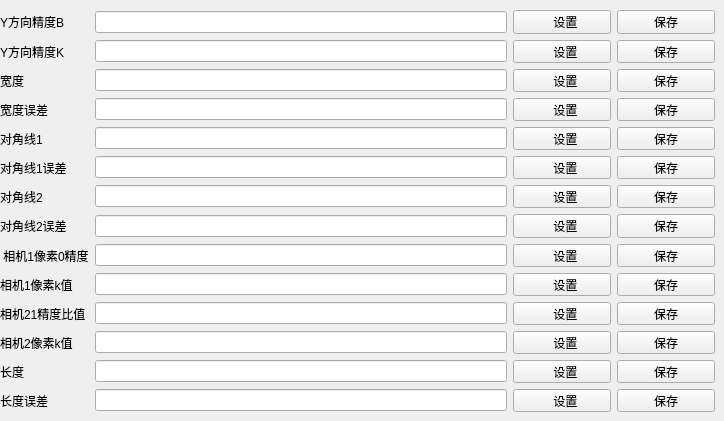
       <widget class="QWidget" name="XYLengthParam">
        <attribute name="title">
         <string notr="true">尺寸测量</string>
        </attribute>
        <widget class="QWidget" name="layoutWidget">
         <property name="geometry">
          <rect>
           <x>0</x>
           <y>10</y>
           <width>715</width>
           <height>402</height>
          </rect>
         </property>
         <layout class="QGridLayout" name="gridLayout_4">
          <item row="0" column="0">
           <widget class="QLabel" name="YAccuracyBLB">
            <property name="text">
             <string>Y方向精度B</string>
            </property>
           </widget>
          </item>
          <item row="0" column="1">
           <widget class="QLineEdit" name="YAccuracyBLE">
            <property name="minimumSize">
             <size>
              <width>409</width>
              <height>0</height>
             </size>
            </property>
           </widget>
          </item>
          <item row="0" column="2">
           <widget class="QPushButton" name="YAccuracyBSetBT">
            <property name="minimumSize">
             <size>
              <width>98</width>
              <height>0</height>
             </size>
            </property>
            <property name="text">
             <string>  设置</string>
            </property>
           </widget>
          </item>
          <item row="0" column="3">
           <widget class="QPushButton" name="YAccuracyBSaveBT">
            <property name="minimumSize">
             <size>
              <width>98</width>
              <height>0</height>
             </size>
            </property>
            <property name="text">
             <string>保存</string>
            </property>
           </widget>
          </item>
          <item row="1" column="0">
           <widget class="QLabel" name="YAccuracyKLB">
            <property name="text">
             <string>Y方向精度K</string>
            </property>
           </widget>
          </item>
          <item row="1" column="1">
           <widget class="QLineEdit" name="YAccuracyKLE"/>
          </item>
          <item row="1" column="2">
           <widget class="QPushButton" name="YAccuracyKSetBT">
            <property name="text">
             <string>  设置</string>
            </property>
           </widget>
          </item>
          <item row="1" column="3">
           <widget class="QPushButton" name="YAccuracyKSaveBT">
            <property name="text">
             <string>保存</string>
            </property>
           </widget>
          </item>
          <item row="2" column="0">
           <widget class="QLabel" name="WidthLB">
            <property name="text">
             <string>宽度</string>
            </property>
           </widget>
          </item>
          <item row="2" column="1">
           <widget class="QLineEdit" name="WidthLE"/>
          </item>
          <item row="2" column="2">
           <widget class="QPushButton" name="WidthSetBT">
            <property name="text">
             <string>  设置</string>
            </property>
           </widget>
          </item>
          <item row="2" column="3">
           <widget class="QPushButton" name="WidthSaveBT">
            <property name="text">
             <string>保存</string>
            </property>
           </widget>
          </item>
          <item row="3" column="0">
           <widget class="QLabel" name="WidthDeviationLB">
            <property name="text">
             <string>宽度误差</string>
            </property>
           </widget>
          </item>
          <item row="3" column="1">
           <widget class="QLineEdit" name="WidthDeviationLE"/>
          </item>
          <item row="3" column="2">
           <widget class="QPushButton" name="WidthDeviationSetBT">
            <property name="text">
             <string>  设置</string>
            </property>
           </widget>
          </item>
          <item row="3" column="3">
           <widget class="QPushButton" name="WidthDeviationSaveBT">
            <property name="text">
             <string>保存</string>
            </property>
           </widget>
          </item>
          <item row="4" column="0">
           <widget class="QLabel" name="Digonal1LB">
            <property name="text">
             <string>对角线1</string>
            </property>
           </widget>
          </item>
          <item row="4" column="1">
           <widget class="QLineEdit" name="Digonal1LE"/>
          </item>
          <item row="4" column="2">
           <widget class="QPushButton" name="DigonalSetBT">
            <property name="text">
             <string>  设置</string>
            </property>
           </widget>
          </item>
          <item row="4" column="3">
           <widget class="QPushButton" name="DigonalSaveBT">
            <property name="text">
             <string>保存</string>
            </property>
           </widget>
          </item>
          <item row="5" column="0">
           <widget class="QLabel" name="Digonal1DeviationLB">
            <property name="text">
             <string>对角线1误差</string>
            </property>
           </widget>
          </item>
          <item row="5" column="1">
           <widget class="QLineEdit" name="Digonal1DeviationLE"/>
          </item>
          <item row="5" column="2">
           <widget class="QPushButton" name="Digonal1DeviationSetBT">
            <property name="text">
             <string>  设置</string>
            </property>
           </widget>
          </item>
          <item row="5" column="3">
           <widget class="QPushButton" name="Digonal1DeviationSaveBT">
            <property name="text">
             <string>保存</string>
            </property>
           </widget>
          </item>
          <item row="6" column="0">
           <widget class="QLabel" name="Diagonal2LB">
            <property name="text">
             <string>对角线2</string>
            </property>
           </widget>
          </item>
          <item row="6" column="1">
           <widget class="QLineEdit" name="Digonal2LE"/>
          </item>
          <item row="6" column="2">
           <widget class="QPushButton" name="Digonal2SetBT">
            <property name="text">
             <string>  设置</string>
            </property>
           </widget>
          </item>
          <item row="6" column="3">
           <widget class="QPushButton" name="Doagonal2SaveBT">
            <property name="text">
             <string>保存</string>
            </property>
           </widget>
          </item>
          <item row="7" column="0">
           <widget class="QLabel" name="Digonal2DeviationLB">
            <property name="text">
             <string>对角线2误差</string>
            </property>
           </widget>
          </item>
          <item row="7" column="1">
           <widget class="QLineEdit" name="Digonal2DeviationLE"/>
          </item>
          <item row="7" column="2">
           <widget class="QPushButton" name="Digonal2DeviationSetBT">
            <property name="text">
             <string>  设置</string>
            </property>
           </widget>
          </item>
          <item row="7" column="3">
           <widget class="QPushButton" name="Digonal2DeviationSaveBT">
            <property name="text">
             <string>保存</string>
            </property>
           </widget>
          </item>
          <item row="8" column="0">
           <widget class="QLabel" name="Camera1Pixel0AccuracyLB">
            <property name="text">
             <string> 相机1像素0精度</string>
            </property>
           </widget>
          </item>
          <item row="8" column="1">
           <widget class="QLineEdit" name="Camera1Pixel0AccuracyLE"/>
          </item>
          <item row="8" column="2">
           <widget class="QPushButton" name="Camera1Pixel0AccuracySetBT">
            <property name="text">
             <string>  设置</string>
            </property>
           </widget>
          </item>
          <item row="8" column="3">
           <widget class="QPushButton" name="Camera1Pixel0AccuracySaveBT">
            <property name="text">
             <string>保存</string>
            </property>
           </widget>
          </item>
          <item row="9" column="0">
           <widget class="QLabel" name="Camera1PixelKValueLB">
            <property name="text">
             <string>相机1像素k值</string>
            </property>
           </widget>
          </item>
          <item row="9" column="1">
           <widget class="QLineEdit" name="Camera1PixelKValueLE"/>
          </item>
          <item row="9" column="2">
           <widget class="QPushButton" name="Camera1PixelKValueSetBT">
            <property name="text">
             <string>  设置</string>
            </property>
           </widget>
          </item>
          <item row="9" column="3">
           <widget class="QPushButton" name="Camera1PixelKValueSaveBT">
            <property name="text">
             <string>保存</string>
            </property>
           </widget>
          </item>
          <item row="10" column="0">
           <widget class="QLabel" name="Camera21AccuracyRatioLB">
            <property name="text">
             <string>相机21精度比值</string>
            </property>
           </widget>
          </item>
          <item row="10" column="1">
           <widget class="QLineEdit" name="Camera21AccuracyRatioLE"/>
          </item>
          <item row="10" column="2">
           <widget class="QPushButton" name="Camera21AccuracyRatioSetBT">
            <property name="text">
             <string>  设置</string>
            </property>
           </widget>
          </item>
          <item row="10" column="3">
           <widget class="QPushButton" name="Camera21AccuracyRatioSaveBT">
            <property name="text">
             <string>保存</string>
            </property>
           </widget>
          </item>
          <item row="11" column="0">
           <widget class="QLabel" name="Camera2PixelKValueLB">
            <property name="text">
             <string>相机2像素k值</string>
            </property>
           </widget>
          </item>
          <item row="11" column="1">
           <widget class="QLineEdit" name="Camera2PixelKValueLE"/>
          </item>
          <item row="11" column="2">
           <widget class="QPushButton" name="Camera2PixelKValueSetBT">
            <property name="text">
             <string>  设置</string>
            </property>
           </widget>
          </item>
          <item row="11" column="3">
           <widget class="QPushButton" name="Camera2PixelKValueSaveBT">
            <property name="text">
             <string>保存</string>
            </property>
           </widget>
          </item>
          <item row="12" column="0">
           <widget class="QLabel" name="LengthLB">
            <property name="text">
             <string>长度</string>
            </property>
           </widget>
          </item>
          <item row="12" column="1">
           <widget class="QLineEdit" name="LengthLE"/>
          </item>
          <item row="12" column="2">
           <widget class="QPushButton" name="LengthSetBT">
            <property name="text">
             <string>  设置</string>
            </property>
           </widget>
          </item>
          <item row="12" column="3">
           <widget class="QPushButton" name="LengthSaveBT">
            <property name="text">
             <string>保存</string>
            </property>
           </widget>
          </item>
          <item row="13" column="0">
           <widget class="QLabel" name="LengthDeviationLB">
            <property name="text">
             <string>长度误差</string>
            </property>
           </widget>
          </item>
          <item row="13" column="1">
           <widget class="QLineEdit" name="LengthDeviationLE"/>
          </item>
          <item row="13" column="2">
           <widget class="QPushButton" name="LengthDeviationSetBT">
            <property name="text">
             <string>  设置</string>
            </property>
           </widget>
          </item>
          <item row="13" column="3">
           <widget class="QPushButton" name="LengthDeviationSaveBT">
            <property name="text">
             <string>保存</string>
            </property>
           </widget>
          </item>
         </layout>
        </widget>
       </widget>
